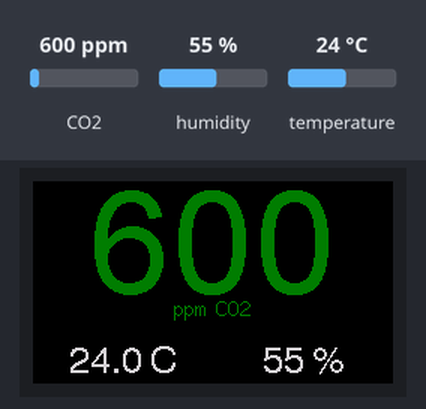
A program run on a simulated ESP32. Shown: 240×135 colour display. The test bench sets the inputs (shaded band); at power-on: CO2 600 ppm, humidity 55 %, temperature 24 °C. What the program prints to the serial monitor is not drawn.

Above: at 1.3 s.
1.4 s: CO2 set to 956 ppm
At 2.9 s:
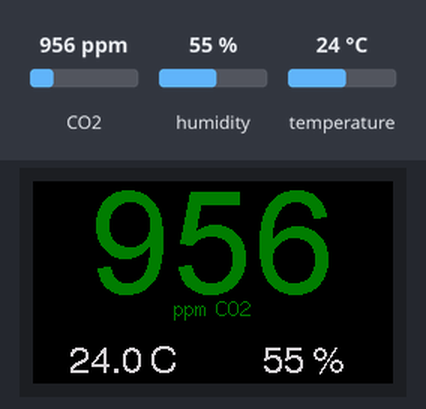
4.0 s: CO2 set to 1039 ppm
At 5.7 s:
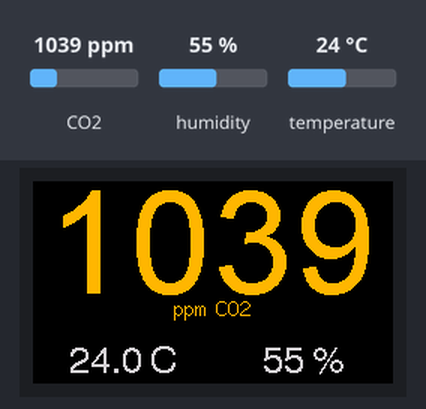
6.3 s: CO2 set to 1979 ppm
At 8.2 s:
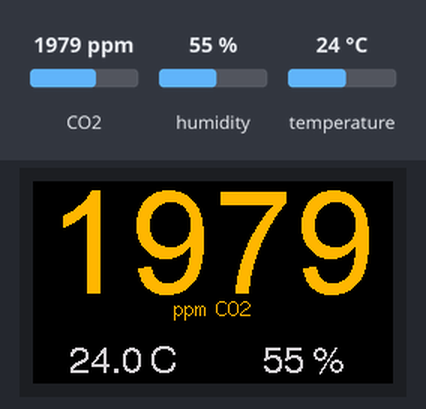
8.5 s: CO2 set to 2026 ppm
At 9.9 s:
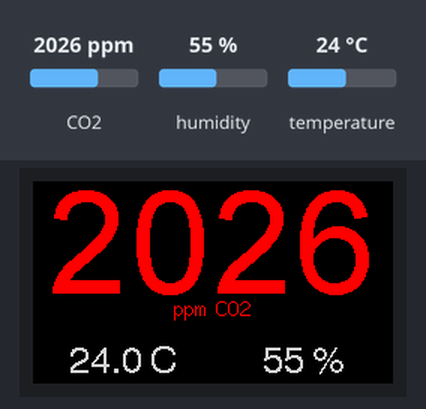
10.8 s: humidity set to 22 %
At 12.6 s:
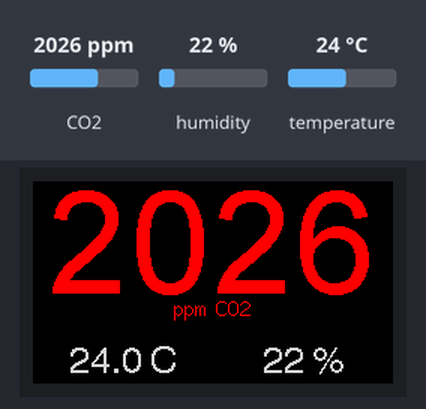
13.1 s: temperature set to 12 °C
At 15.3 s:
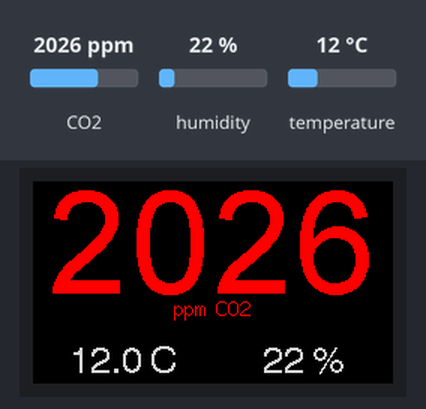
Timing chart, 0 to 16.8 s (numbered marks = the images above; inputs shaded):
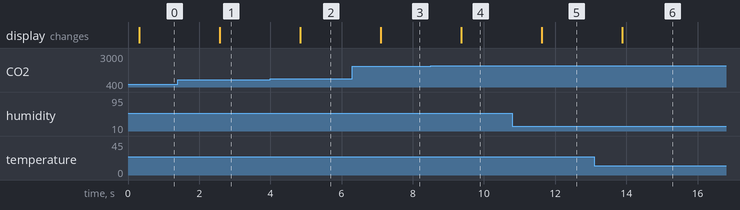

The program:

main.cpp
```cpp
#include <Arduino.h>
#include <TFT_eSPI.h>
#include <SPI.h>

#include <Wire.h>
#include <Adafruit_SCD30.h>

const int32_t SCREEN_WIDTH = 240;
const int32_t SCREEN_HEIGHT = 135;
const int32_t mid_x = 120;
const int32_t mid_y = 67;
TFT_eSPI tft = TFT_eSPI(SCREEN_HEIGHT, SCREEN_WIDTH);
TFT_eSprite spr = TFT_eSprite(&tft);
Adafruit_SCD30 scd30;

void showError(String error)
{
  tft.fillScreen(TFT_BLACK);
  tft.setTextColor(TFT_RED, TFT_BLACK);
  tft.setTextDatum(MC_DATUM);
  tft.drawString(error, mid_x, mid_y, 4);
}

void setup()
{
  Serial.begin(115200);

  tft.init();
  tft.setRotation(3);
  spr.setColorDepth(16);
  spr.createSprite(SCREEN_WIDTH, SCREEN_HEIGHT);
  spr.fillSprite(TFT_BLACK);

  if (TFT_BL > 0)
  {                                         // TFT_BL has been set in the TFT_eSPI library in the User Setup file TTGO_T_Display.h
    pinMode(TFT_BL, OUTPUT);                // Set backlight pin to output mode
    digitalWrite(TFT_BL, TFT_BACKLIGHT_ON); // Turn backlight on. TFT_BACKLIGHT_ON has been set in the TFT_eSPI library in the User Setup file TTGO_T_Display.h
  }

  tft.fillScreen(TFT_BLACK);

  Wire.begin(21, 22);
  if (!scd30.begin())
  {
    Serial.println("Couldn't find MCP9808! Check your connections and verify the address is correct.");
    showError("No sensor!");
    while (1)
      ;
  }

  Serial.println("Found MCP9808!");

  Serial.print("Measurement Interval: ");
  Serial.print(scd30.getMeasurementInterval());
  Serial.println(" seconds");
}

void updateValues(float temp, float humidity, int co2)
{
  tft.fillScreen(TFT_BLACK);

  /*


    < 1000 = Good air. Your body will be happy!
    1000 - 2000 = Poor air. See if there is any way to improve.
    2000 - 5000 =  Warning levels. Good idea to investigate why.
    > 5000 = Dang, you are above the OSHA Permissible Exposure Limit for 8 hour exposure. Something should be done.


  */

  uint8_t co2Font = 8;
  if (co2 > 9999)
  {
    co2Font = 7;
  }
  uint16_t co2Color = TFT_DARKGREEN;
  uint16_t co2ColorBackground = TFT_BLACK;
  if (co2 > 1000)
  {
    co2Color = TFT_ORANGE;
  }
  if (co2 > 2000)
  {
    co2Color = TFT_RED;
  }
  if (co2 > 5000)
  {
    co2Color = TFT_WHITE;
    co2ColorBackground = TFT_RED;
  }
  spr.fillSprite(co2ColorBackground);
  spr.setTextColor(co2Color);
  spr.setTextDatum(BC_DATUM);
  spr.drawNumber(co2, mid_x, mid_y + 10, co2Font);
  spr.setTextDatum(TC_DATUM);
  spr.drawString("ppm CO2", mid_x, mid_y + 10, 2);

  spr.setTextColor(TFT_LIGHTGREY);
  spr.setTextDatum(BC_DATUM);
  char buf[10];
  sprintf(buf, "%2.1f C", temp);
  spr.drawString(buf, mid_x / 2, 135, 4);
  memset(buf, 0, sizeof(buf));
  sprintf(buf, "%2.0f %%", humidity);
  spr.drawString(buf, mid_x * 3 / 2, 135, 4);

  spr.pushSprite(0, 0);
}

void loop()
{
  if (scd30.dataReady())
  {
    if (!scd30.read())
    {
      Serial.println("Error reading sensor data");
      return;
    }
    updateValues(scd30.temperature, scd30.relative_humidity, scd30.CO2);
  }
  delay(1000);
}
```

Measured:
- the behaviour switches between 1000 and 1001 ppm on CO2 (found by bisection; images 1 and 2)
- the behaviour switches between 2000 and 2001 ppm on CO2 (found by bisection; images 3 and 4)
- after the input at 1.4 s, the display: changes after 1.2 s (image 1)
- after the input at 4.0 s, the display: changes after 0.84 s (image 2)
- after the input at 6.3 s, the display: changes after 0.80 s (image 3)
- after the input at 8.5 s, the display: changes after 0.86 s (image 4)
- after the input at 10.8 s, the display: changes after 0.82 s (image 5)
- after the input at 13.1 s, the display: changes after 0.78 s (image 6)
